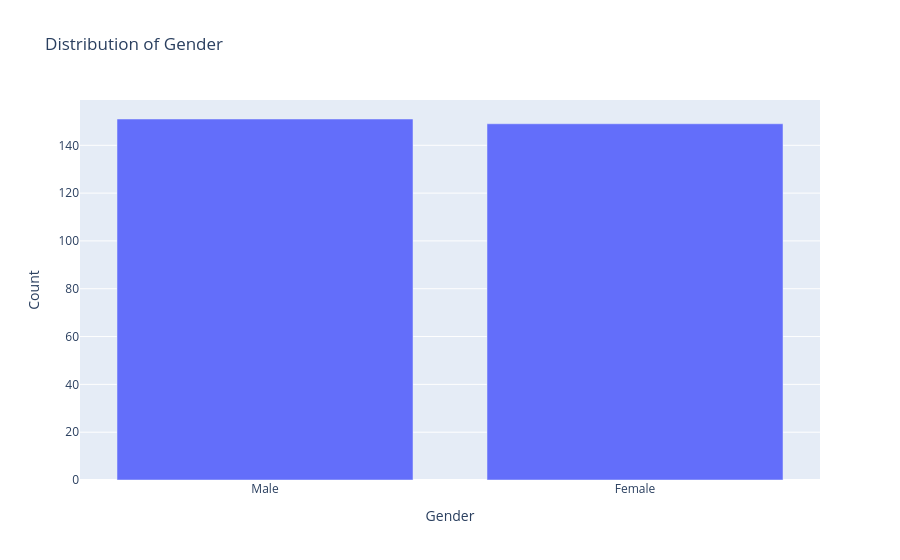
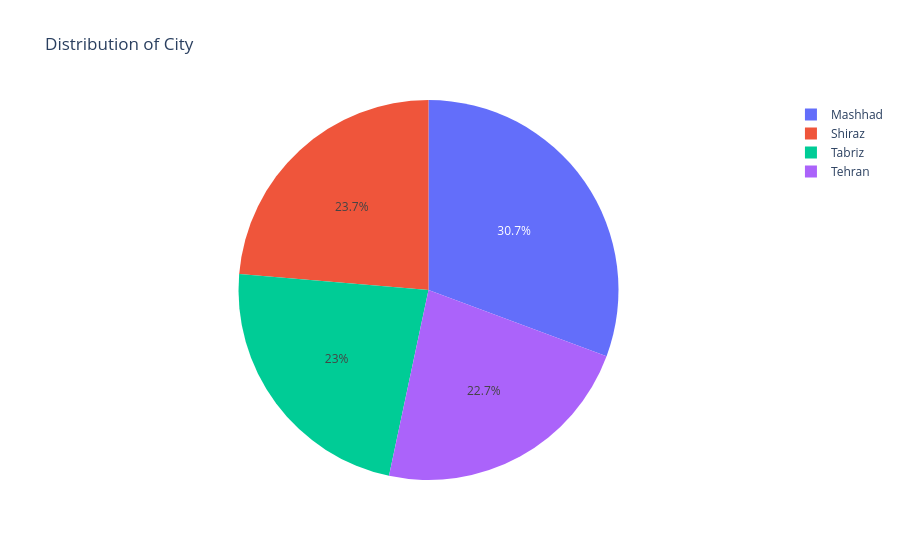
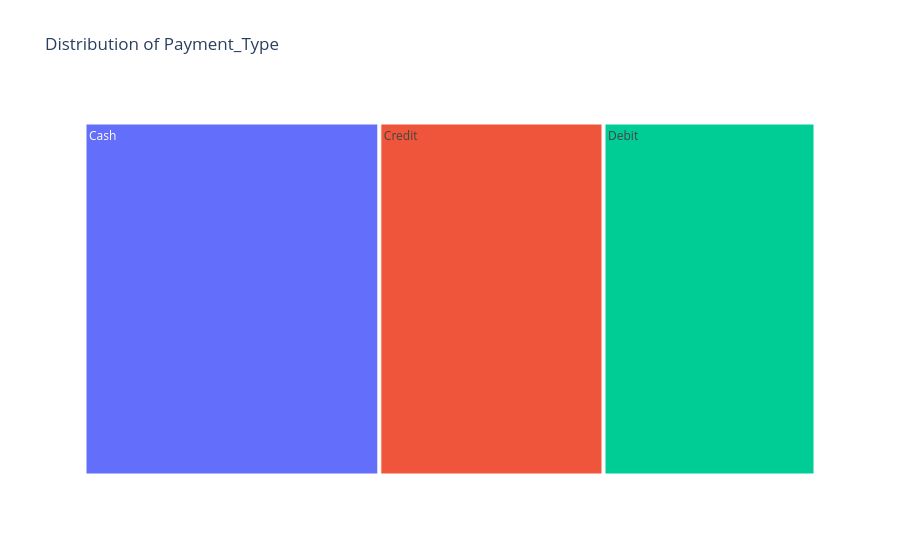

The cell these charts' notebook holds for them, in order:
### Code cell
fig1 = categorical_univariate_plot(df, "Gender", "bar")
fig1.show()


fig2 = categorical_univariate_plot(df, "City", "pie")
fig2.show()


fig3 = categorical_univariate_plot(df, "Payment_Type", "treemap")
fig3.show()

### Figure 1 — Plotly figure (JSON) as saved in the notebook; plotly's stock layout.template omitted (floating-point values rounded to 4 significant figures)
{"data": [{"alignmentgroup": "True", "hovertemplate": "Gender=%{x}<br>Count=%{y}<extra></extra>", "legendgroup": "", "marker": {"color": "#636efa", "pattern": {"shape": ""}}, "name": "", "offsetgroup": "", "orientation": "v", "showlegend": false, "textposition": "auto", "type": "bar", "x": ["Male", "Female"], "xaxis": "x", "y": [151, 149], "yaxis": "y"}], "layout": {"barmode": "relative", "legend": {"tracegroupgap": 0}, "title": {"text": "Distribution of Gender"}, "xaxis": {"anchor": "y", "domain": [0, 1], "title": {"text": "Gender"}}, "yaxis": {"anchor": "x", "domain": [0, 1], "title": {"text": "Count"}}}}

### Figure 2 — Plotly figure (JSON) as saved in the notebook; plotly's stock layout.template omitted (floating-point values rounded to 4 significant figures)
{"data": [{"domain": {"x": [0, 1], "y": [0, 1]}, "hovertemplate": "City=%{label}<br>count=%{value}<extra></extra>", "labels": ["Mashhad", "Shiraz", "Tabriz", "Tehran"], "legendgroup": "", "name": "", "showlegend": true, "type": "pie", "values": [92, 71, 69, 68]}], "layout": {"legend": {"tracegroupgap": 0}, "title": {"text": "Distribution of City"}}}

### Figure 3 — Plotly figure (JSON) as saved in the notebook; plotly's stock layout.template omitted (floating-point values rounded to 4 significant figures)
{"data": [{"branchvalues": "total", "domain": {"x": [0, 1], "y": [0, 1]}, "hovertemplate": "labels=%{label}<br>count=%{value}<br>parent=%{parent}<br>id=%{id}<extra></extra>", "ids": ["Cash", "Credit", "Debit"], "labels": ["Cash", "Credit", "Debit"], "name": "", "parents": ["", "", ""], "type": "treemap", "values": [121, 92, 87]}], "layout": {"legend": {"tracegroupgap": 0}, "title": {"text": "Distribution of Payment_Type"}}}
